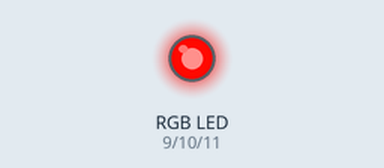
This sketch was run on a simulated Arduino Uno, built with avr-gcc and run on an emulated ATmega328P. On the bench: an RGB LED mixed from three pins (HIGH = lit).

Above: at 0.15 s.
At 4.96 s:
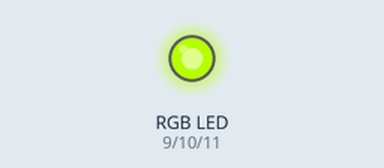
At 10.07 s:
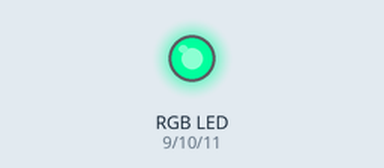
At 19.99 s:
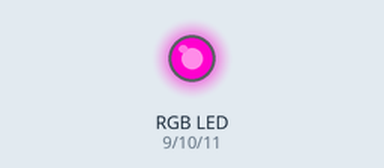
At 29.91 s:
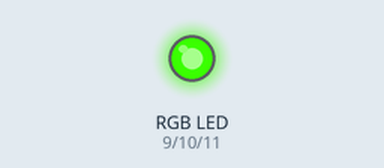
At 39.83 s:
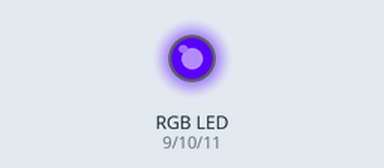
Timing chart, 0 to 40.0 s (numbered marks = the images above):
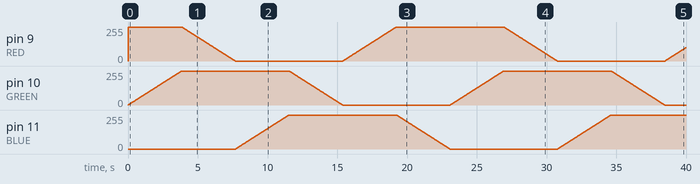

The sketch:

test_led_analog.ino
```cpp
const int RED   = 9;
const int GREEN = 10;
const int BLUE  = 11;

void setup()
{
  pinMode(RED, OUTPUT);
  pinMode(GREEN, OUTPUT);
  pinMode(BLUE, OUTPUT);
}

void setColor(int r, int g, int b)
{
  analogWrite(RED, r);
  analogWrite(GREEN, g);
  analogWrite(BLUE, b);
}

void loop()
{
  // Red -> Yellow
  for(int i = 0; i <= 255; i++)
  {
    setColor(255, i, 0);
    delay(15);
  }

  // Yellow -> Green
  for(int i = 255; i >= 0; i--)
  {
    setColor(i, 255, 0);
    delay(15);
  }

  // Green -> Cyan
  for(int i = 0; i <= 255; i++)
  {
    setColor(0, 255, i);
    delay(15);
  }

  // Cyan -> Blue
  for(int i = 255; i >= 0; i--)
  {
    setColor(0, i, 255);
    delay(15);
  }

  // Blue -> Purple
  for(int i = 0; i <= 255; i++)
  {
    setColor(i, 0, 255);
    delay(15);
  }

  // Purple -> Red
  for(int i = 255; i >= 0; i--)
  {
    setColor(255, 0, i);
    delay(15);
  }
}
```
